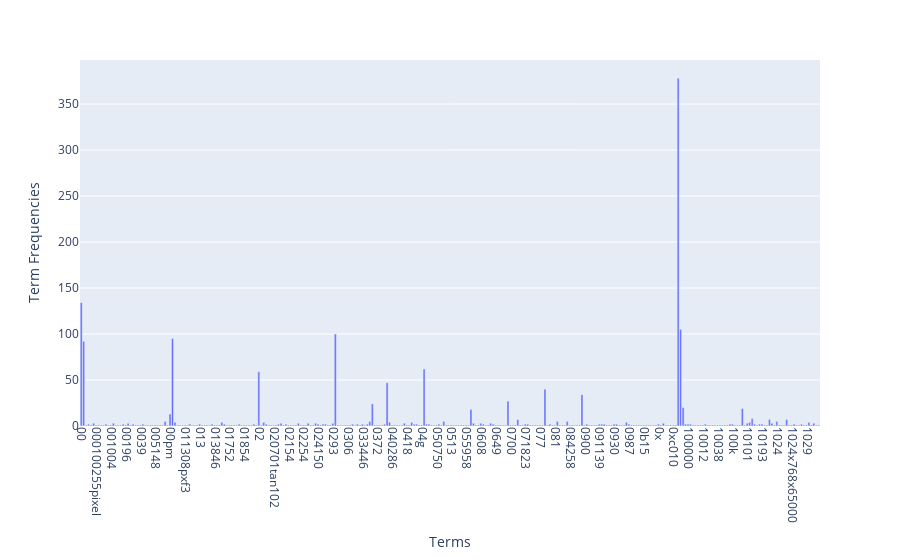

Source (notebook cell):
### Code cell
# Answer here
import plotly.express as px
import pandas as pd


data = {'Terms': count_vect.get_feature_names_out()[:300], 'Term Frequencies': term_frequencies[:300]}
df = pd.DataFrame(data)

fig = px.bar(df, x='Terms', y='Term Frequencies', labels={'Term Frequencies': 'Term Frequencies'})
fig.update_xaxes(tickangle=90)  # Rotate x-axis labels for better visibility

fig.show()

### Figure 1 — Plotly figure (JSON) as saved in the notebook; plotly's stock layout.template omitted (floating-point values rounded to 4 significant figures; data arrays with more than 128 entries replaced by an {"elided": "..."} marker saying what was removed)
{"data": [{"alignmentgroup": "True", "hovertemplate": "Terms=%{x}<br>Term Frequencies=%{y}<extra></extra>", "legendgroup": "", "marker": {"color": "#636efa", "pattern": {"shape": ""}}, "name": "", "offsetgroup": "", "orientation": "v", "showlegend": false, "textposition": "auto", "type": "bar", "x": {"elided": "300 str values"}, "xaxis": "x", "y": {"elided": "300 int values"}, "yaxis": "y"}], "layout": {"barmode": "relative", "legend": {"tracegroupgap": 0}, "margin": {"t": 60}, "xaxis": {"anchor": "y", "domain": [0, 1], "tickangle": 90, "title": {"text": "Terms"}}, "yaxis": {"anchor": "x", "domain": [0, 1], "title": {"text": "Term Frequencies"}}}}
